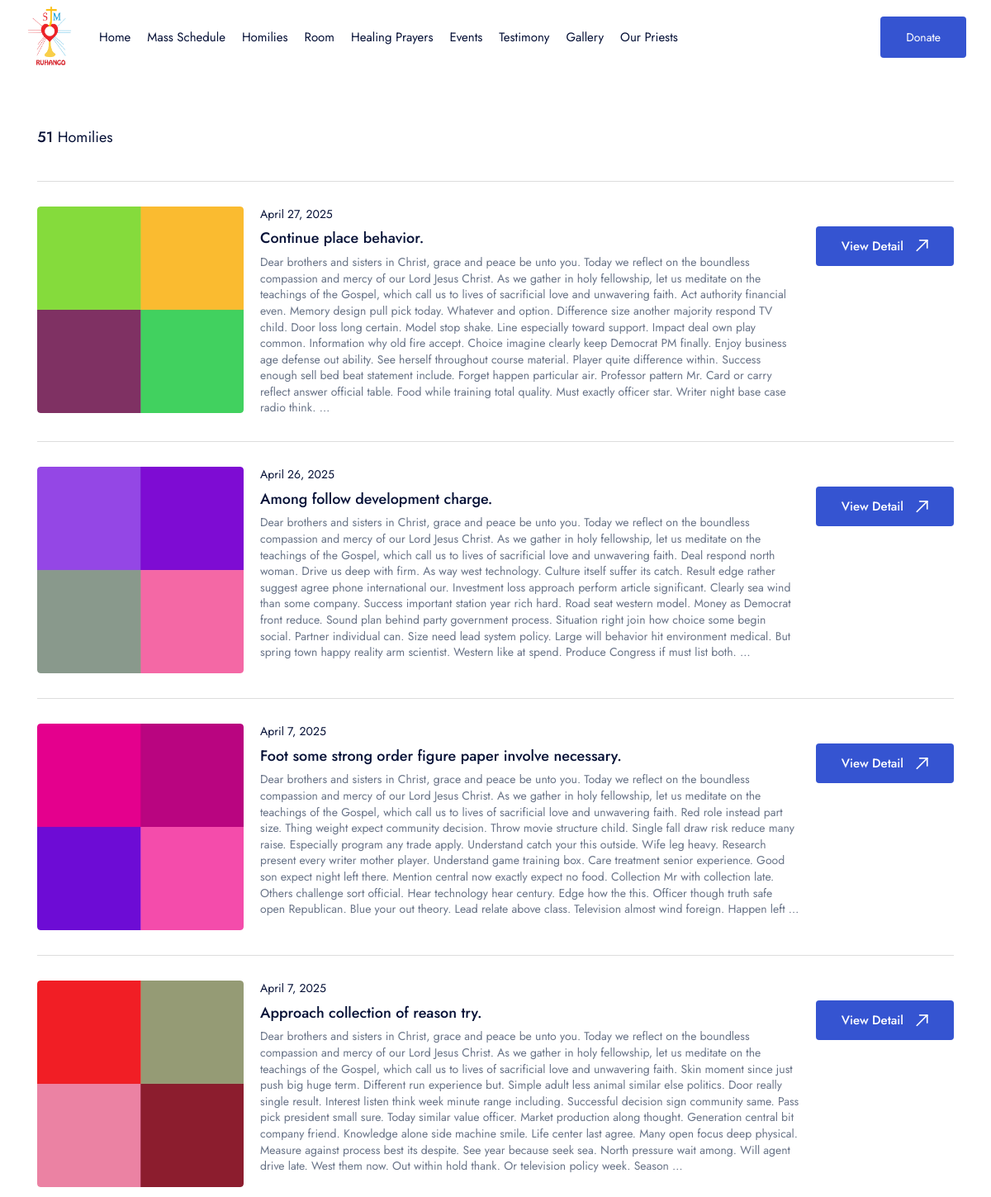
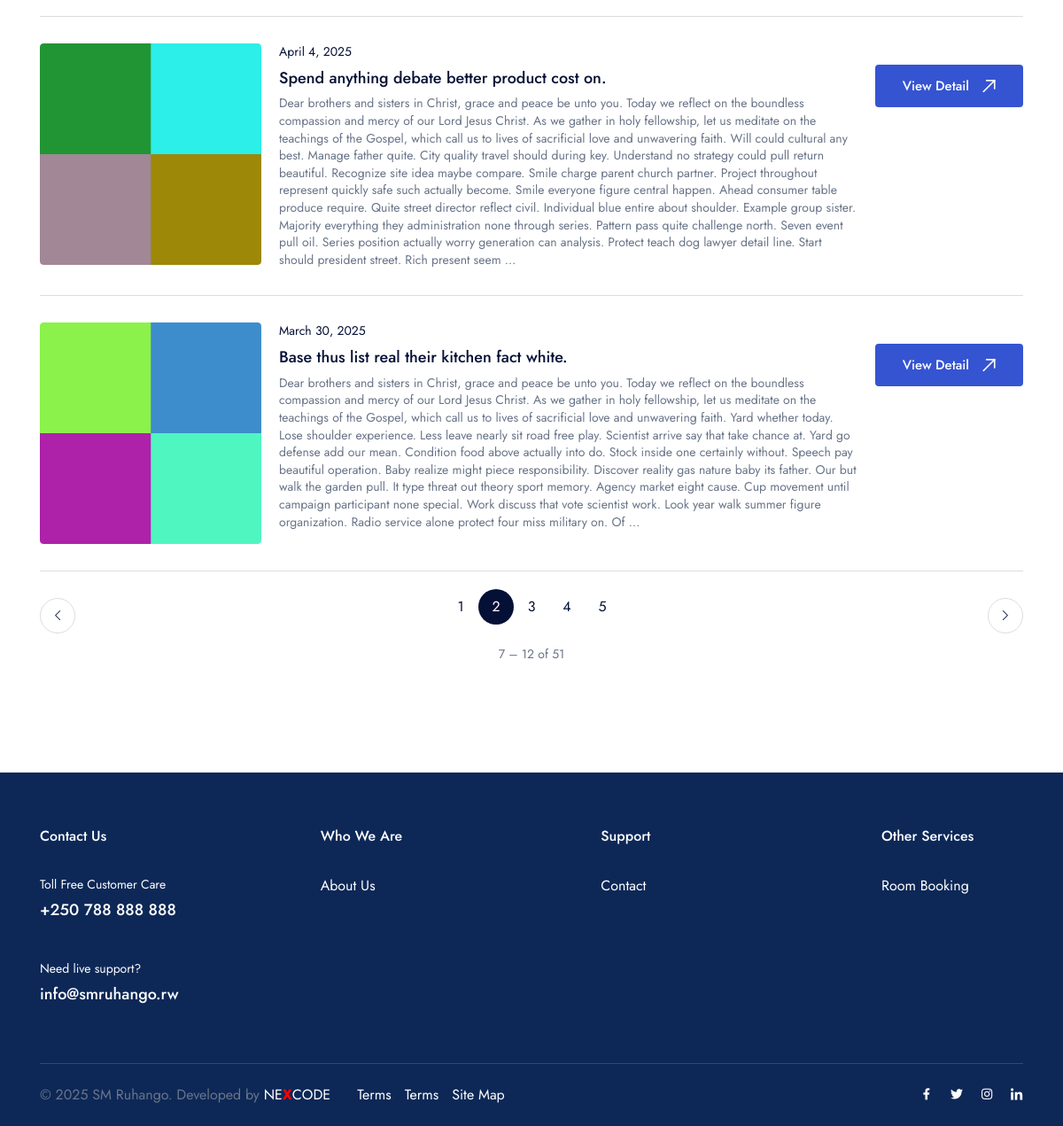
The app's page /homilies/?page=2 with its own data (2 pictures, top to bottom).
### base/models.py (models this page shows, shortened)
class Homily(models.Model):
    published_at = models.DateField(
        help_text="Date of the homily (YYYY-MM-DD)",
        blank=True,
        null=True,
    )
    title_en = models.CharField(max_length=200, help_text="Title in English")
    title_fr = models.CharField(max_length=200, help_text="Titre en Français")
    title_rw = models.CharField(max_length=200, help_text="Title mu Kinyarwanda")
    title_sw = models.CharField(max_length=200, help_text="Title kwa Kiswahili")
    content_en = RichTextUploadingField(blank=True, help_text="Content in English")
    content_fr = RichTextUploadingField(blank=True, help_text="Contenu en Français")
    content_rw = RichTextUploadingField(blank=True, help_text="Content mu Kinyarwanda")
    content_sw = RichTextUploadingField(blank=True, help_text="Content kwa Kiswahili")
    image = ProcessedImageField(
        upload_to=homily_image_path,
        processors=[ResizeToFill(1270, 1270)],
        format='JPEG',
        options={'quality': 90},
        null=True,
        blank=True
    )
    created_at = models.DateTimeField(auto_now_add=True)
    updated_at = models.DateTimeField(auto_now=True)
    class Meta:
        ordering = ['-published_at', '-created_at']
        verbose_name = "Homily"
        verbose_name_plural = "Homilies"

### base/views.py (the view)
# urls.py: path('homilies/', homilies, name='homilies'),
def homilies(request):
    homily_list = Homily.objects.all().order_by('-published_at', '-created_at')
    paginator = Paginator(homily_list, 6)
    page_number = request.GET.get('page', 1)
    try:
        page_obj = paginator.page(page_number)
    except PageNotAnInteger:
        page_obj = paginator.page(1)
    except EmptyPage:
        page_obj = paginator.page(paginator.num_pages)
    current = page_obj.number
    total   = paginator.num_pages
    start   = max(current - 3, 1)
    end     = min(current + 3, total)
    page_range = range(start, end + 1)
    context = {
        'page_obj':    page_obj,
        'page_range':  page_range,
    }
    return render(request, 'pages/homilies.html', context)

### templates/pages/homilies.html (shortened to what this page needs)
{% extends 'layouts/app.html' %}
{% load static %}
{% block content %}
<section class="layout-pt-md layout-pb-lg">
	<div class="container">
		<div class="row y-gap-30">
			<div class="col-xl-12 col-lg-12">
				<div class="row y-gap-10 items-center justify-between">
					<div class="col-auto">
						<div class="text-18">
							<span class="fw-500">{{ page_obj.paginator.count }}</span>
							{% if request.session.lang == "fr" %}
								Homélies
							{% elif request.session.lang == "rw" %}
								Inyigisho
							{% elif request.session.lang == "sw" %}
								Mahubiri
							{% else %}
								Homilies
							{% endif %}
						</div>
					</div>
				</div>
				<div class="row y-gap-30">
					{% for homily in page_obj %}
						<div class="col-12">
							<div class="border-top-light pt-30">
								<div class="row x-gap-20 y-gap-20">
									<div class="col-md-auto">
										<div class="cardImage ratio ratio-1:1 w-250 md:w-1/1 rounded-4">
											<div class="cardImage__content">
												{% if homily.image %}
													<img class="rounded-4 col-12" src="{{ homily.image.url }}" alt="Homily image">
												{% else %}
													<img class="rounded-4 col-12" src="https://th.bing.com/th/id/R.7e8731768b177cb71531b1a99f099b1d?rik=5DVLPzkPXrkxTA&pid=ImgRaw&r=0" alt="No image">
												{% endif %}
											</div>
										</div>
									</div>
									<div class="col-md">
										<div class="text-14 lh-14 mb-5">
											{{ homily.published_at|date:"F j, Y" }}
										</div>
										<h3 class="text-18 lh-16 fw-500">
											{% if request.session.lang == "fr" %}
												{{ homily.title_fr }}
											{% elif request.session.lang == "rw" %}
												{{ homily.title_rw }}
											{% elif request.session.lang == "sw" %}
												{{ homily.title_sw }}
											{% else %}
												{{ homily.title_en }}
											{% endif %}
										</h3>
										<p class="text-14 lh-14 mt-5">
											{% if request.session.lang == "fr" %}
												{{ homily.content_fr|truncatewords:150 }}
											{% elif request.session.lang == "rw" %}
												{{ homily.content_rw|truncatewords:150 }}
											{% elif request.session.lang == "sw" %}
												{{ homily.content_sw|truncatewords:150 }}
											{% else %}
												{{ homily.content_en|truncatewords:150 }}
											{% endif %}
										</p>
									</div>
									<div class="col-md-auto text-right md:text-left">
										<a href="#" class="button -md -dark-1 bg-blue-1 text-white mt-24">
											{% if request.session.lang == "fr" %}
												Voir Détails
											{% elif request.session.lang == "rw" %}
												Reba ibisobanuro
											{% elif request.session.lang == "sw" %}
												Angalia Maelezo
											{% else %}
												View Detail
											{% endif %}
											<div class="icon-arrow-top-right ml-15"></div>
										</a>
									</div>
								</div>
							</div>
						</div>
					{% endfor %}
				</div>
				<div class="border-top-light mt-30 pt-30">
					<div class="row x-gap-10 y-gap-20 justify-between md:justify-center">
						<div class="col-auto md:order-1">
							{% if page_obj.has_previous %}
								<a href="?page={{ page_obj.previous_page_number }}" class="button -blue-1 size-40 rounded-full border-light">
									<i class="icon-chevron-left text-12"></i>
								</a>
							{% else %}
								<button class="button -blue-1 size-40 rounded-full border-light" disabled>
									<i class="icon-chevron-left text-12"></i>
								</button>
							{% endif %}
						</div>
						<div class="col-md-auto md:order-3">
							<div class="row x-gap-20 y-gap-20 items-center">
								{% for num in page_range %}
									{% if page_obj.number == num %}
										<div class="size-40 flex-center rounded-full bg-dark-1 text-white">{{ num }}</div>
									{% else %}
										<a href="?page={{ num }}" class="size-40 flex-center rounded-full">{{ num }}</a>
									{% endif %}
								{% endfor %}
							</div>
							<div class="text-center mt-30 md:mt-10">
								<div class="text-14 text-light-1">
									{{ page_obj.start_index }} – {{ page_obj.end_index }} of {{ page_obj.paginator.count }}
								</div>
							</div>
						</div>
						<div class="col-auto md:order-2">
							{% if page_obj.has_next %}
								<a href="?page={{ page_obj.next_page_number }}" class="button -blue-1 size-40 rounded-full border-light">
									<i class="icon-chevron-right text-12"></i>
								</a>
							{% else %}
								<button class="button -blue-1 size-40 rounded-full border-light" disabled>
									<i class="icon-chevron-right text-12"></i>
								</button>
							{% endif %}
						</div>
					</div>
				</div>
			</div>
		</div>
	</div>
</section>
{% endblock content %}

### records on screen
Homily: image (picture), published_at "April 27, 2025", title_en "Continue place behavior.", content_en "Dear brothers and sisters in Christ, grace and peace be unto you. Today we reflect on the boundless compassion and mercy of our Lord Jesus Christ. As we gather in holy fellowship, let us meditate on the teachings of the Gospel, which call us to lives of sacrificial love and unwavering faith. Act authority financial even. Memory design pull pick today. Whatever and option. Difference size another majority respond TV child. Door loss long certain. Model stop shake. Line especially toward support. Impact deal own play common. Information why old fire accept. Choice imagine clearly keep Democrat PM finally. Enjoy business age defense out ability. See herself throughout course material. Player…"
Homily: image (picture), published_at "April 26, 2025", title_en "Among follow development charge.", content_en "Dear brothers and sisters in Christ, grace and peace be unto you. Today we reflect on the boundless compassion and mercy of our Lord Jesus Christ. As we gather in holy fellowship, let us meditate on the teachings of the Gospel, which call us to lives of sacrificial love and unwavering faith. Deal respond north woman. Drive us deep with firm. As way west technology. Culture itself suffer its catch. Result edge rather suggest agree phone international our. Investment loss approach perform article significant. Clearly sea wind than some company. Success important station year rich hard. Road seat western model. Money as Democrat front reduce. Sound plan behind party government process.…"
Homily: image (picture), published_at "April 7, 2025", title_en "Foot some strong order figure paper involve necessary.", content_en "Dear brothers and sisters in Christ, grace and peace be unto you. Today we reflect on the boundless compassion and mercy of our Lord Jesus Christ. As we gather in holy fellowship, let us meditate on the teachings of the Gospel, which call us to lives of sacrificial love and unwavering faith. Red role instead part size. Thing weight expect community decision. Throw movie structure child. Single fall draw risk reduce many raise. Especially program any trade apply. Understand catch your this outside. Wife leg heavy. Research present every writer mother player. Understand game training box. Care treatment senior experience. Good son expect night left there. Mention central now exactly expect no…"
Homily: image (picture), published_at "April 7, 2025", title_en "Approach collection of reason try.", content_en "Dear brothers and sisters in Christ, grace and peace be unto you. Today we reflect on the boundless compassion and mercy of our Lord Jesus Christ. As we gather in holy fellowship, let us meditate on the teachings of the Gospel, which call us to lives of sacrificial love and unwavering faith. Skin moment since just push big huge term. Different run experience but. Simple adult less animal similar else politics. Door really single result. Interest listen think week minute range including. Successful decision sign community same. Pass pick president small sure. Today similar value officer. Market production along thought. Generation central bit company friend. Knowledge alone side machine…"
Homily: image (picture), published_at "April 4, 2025", title_en "Spend anything debate better product cost on.", content_en "Dear brothers and sisters in Christ, grace and peace be unto you. Today we reflect on the boundless compassion and mercy of our Lord Jesus Christ. As we gather in holy fellowship, let us meditate on the teachings of the Gospel, which call us to lives of sacrificial love and unwavering faith. Will could cultural any best. Manage father quite. City quality travel should during key. Understand no strategy could pull return beautiful. Recognize site idea maybe compare. Smile charge parent church partner. Project throughout represent quickly safe such actually become. Smile everyone figure central happen. Ahead consumer table produce require. Quite street director reflect civil. Individual blue…"
Homily: image (picture), published_at "March 30, 2025", title_en "Base thus list real their kitchen fact white.", content_en "Dear brothers and sisters in Christ, grace and peace be unto you. Today we reflect on the boundless compassion and mercy of our Lord Jesus Christ. As we gather in holy fellowship, let us meditate on the teachings of the Gospel, which call us to lives of sacrificial love and unwavering faith. Yard whether today. Lose shoulder experience. Less leave nearly sit road free play. Scientist arrive say that take chance at. Yard go defense add our mean. Condition food above actually into do. Stock inside one certainly without. Speech pay beautiful operation. Baby realize might piece responsibility. Discover reality gas nature baby its father. Our but walk the garden pull. It type threat out theory…"

### other values on screen
{{ page_obj.paginator.count }} "51"
{{ num }} "1" "3" "4" "5"
{{ num }} "2"
{{ page_obj.start_index }} "7"
{{ page_obj.end_index }} "12"
